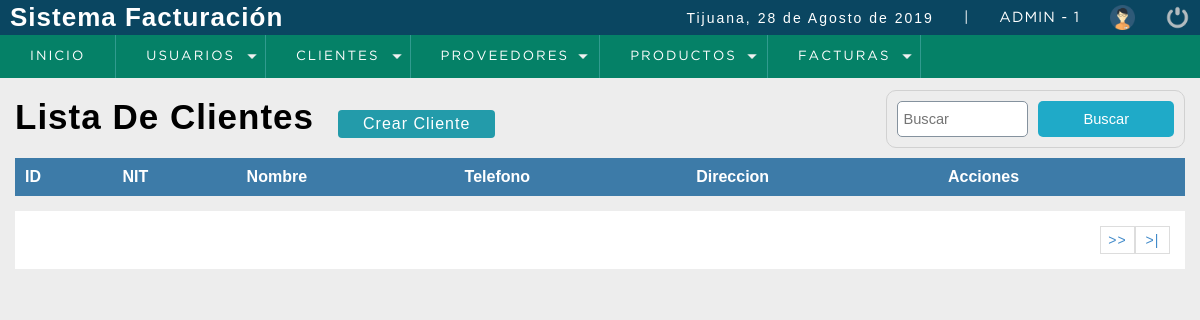
The page /sistema/lista_clientes.php (signed in) on the database as committed earlier.
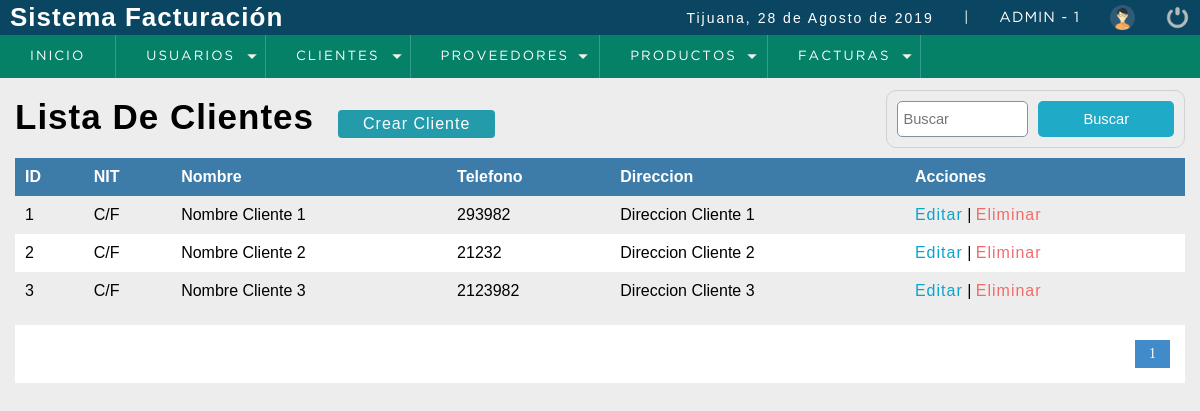
The same page on the database as committed later.
### tables this page shows
CREATE TABLE `cliente` (
  `idcliente` int(11) NOT NULL,
  `nit` int(11) DEFAULT NULL,
  `nombre` varchar(80) DEFAULT NULL,
  `telefono` int(11) DEFAULT NULL,
  `direccion` text DEFAULT NULL,
   `dateadd` datetime NOT NULL  DEFAULT CURRENT_TIMESTAMP,  
  `usuario_id` int(11) NOT NULL,
  `estatus` tinyint DEFAULT 1      
);

### sistema/lista_clientes.php (the view, shortened to what this page needs)
<?php
  include "../conexion.php"
?>
<!DOCTYPE html>
<html lang="en">
<head>
	<?php include "includes/script.php"; ?>
</head>
<body>
	<?php include "includes/header.php"; ?>
	<section id="container">
    <h1>Lista De Clientes</h1>
    <a href = "registro_cliente.php" class = "btn_new">Crear Cliente</a>
    <form action="buscar_cliente.php" method="get" class = "form_search">
      <input type="text" name = "busqueda" id="busqueda" placeholder ="Buscar">
      <input type="submit" value = "Buscar" class = "btn_search">
    </form>
    <table>
      <tr>
        <th>ID</th>
        <th>NIT</th>
        <th>Nombre</th>
        <th>Telefono</th>
        <th>Direccion</th>
        <th>Acciones</th>
      </tr>
      <?php
        $sql_registe = mysqli_query($conexion,"SELECT COUNT(*) AS total_registro FROM cliente WHERE  estatus = 1");
        $result_register = mysqli_fetch_array($sql_registe);
        $total_registro = $result_register['total_registro'];
        $por_pagina = 8;
        if(empty($_GET['pagina']))
        {
          $pagina = 1;
        }
        else
        {
          $pagina = $_GET['pagina'];
        }
        $desde = ($pagina-1)*$por_pagina;
        $total_paginas = ceil($total_registro/$por_pagina);
        $query = mysqli_query($conexion,"SELECT * FROM cliente WHERE estatus = 1  ORDER BY nombre ASC LIMIT $desde,$por_pagina");
        $result = mysqli_num_rows($query);
        if ($result > 0)
        {
          while ($data = mysqli_fetch_array($query))
          {
            if ($data["nit"] == 0)
            {
              $nit = 'C/F';
            }
            else
            {
              $nit = $data["nit"];
            }
      ?>
            <tr>
              <td><?php echo $data['idcliente']; ?></td>
              <td><?php echo $nit; ?></td>
              <td><?php echo $data['nombre']; ?></td>
              <td><?php echo $data['telefono']; ?></td>
              <td><?php echo $data['direccion']; ?></td>
              <td>
                <a class ="link_edit" href = "editar_cliente.php?id=<?php echo $data['idcliente']; ?>">Editar</a>
                |
                <?php if ($_SESSION['rol'] == 1 || $_SESSION['rol'] == 2)  { ?>
                  <a class = "link_delete"  href = "eliminar_confirmar_cliente.php?id=<?php echo $data['idcliente']; ?>">Eliminar</a>
                <?php } ?>
              </td>
            </tr>
      <?php
          }
        }
      ?>
    </table>
    <div class = "paginador">
        <ul>
        <?php
            for ($i=1;$i<=$total_paginas;$i++)
            {
              if ($i == $pagina)
              {
                echo '<li class="pageSelected">'.$i.'</li>';
              }
              else
              {
                echo '<li><a href="?pagina='.$i.'">'.$i.'</a></li>';
              }
            }
            if ($pagina != $total_paginas)
            {
        ?>
          <li><a href= "?pagina=<?php echo $pagina+1; ?>">>></a></li>
          <li><a href= "?pagina=<?php echo $total_paginas; ?>">>|</a></li>
        <?php
            }
        ?>
        </ul>
    </div>
	</section>
</body>
</html>

Rows that differ between the two databases and show on the page:
added cliente: idcliente "1", nit "C/F", nombre "Nombre Cliente 1", telefono "293982", direccion "Direccion Cliente 1"
added cliente: idcliente "2", nit "C/F", nombre "Nombre Cliente 2", telefono "21232", direccion "Direccion Cliente 2"
added cliente: idcliente "3", nit "C/F", nombre "Nombre Cliente 3", telefono "2123982", direccion "Direccion Cliente 3"
Other text that changed with them:
new list line: "1"
